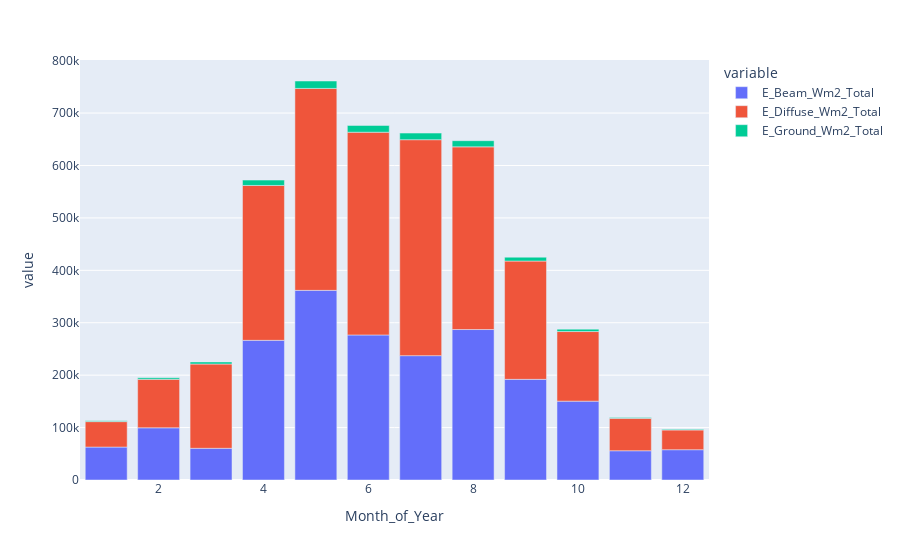

The notebook cell saved with this chart:
### Code cell
px.bar(pv_model.summary_grouped.monthly[["E_Beam_Wm2_Total", "E_Diffuse_Wm2_Total", "E_Ground_Wm2_Total"]])

### Figure 1 — Plotly figure (JSON) as saved in the notebook; plotly's stock layout.template omitted (floating-point values rounded to 4 significant figures)
{"data": [{"alignmentgroup": "True", "hovertemplate": "variable=E_Beam_Wm2_Total<br>Month_of_Year=%{x}<br>value=%{y}<extra></extra>", "legendgroup": "E_Beam_Wm2_Total", "marker": {"color": "#636efa", "pattern": {"shape": ""}}, "name": "E_Beam_Wm2_Total", "offsetgroup": "E_Beam_Wm2_Total", "orientation": "v", "showlegend": true, "textposition": "auto", "type": "bar", "x": [1, 2, 3, 4, 5, 6, 7, 8, 9, 10, 11, 12], "xaxis": "x", "y": [62820.0, 99590.0, 60470.0, 266400.0, 361800.0, 276700.0, 237200.0, 287100.0, 192000.0, 150400.0, 55810.0, 57800.0], "yaxis": "y"}, {"alignmentgroup": "True", "hovertemplate": "variable=E_Diffuse_Wm2_Total<br>Month_of_Year=%{x}<br>value=%{y}<extra></extra>", "legendgroup": "E_Diffuse_Wm2_Total", "marker": {"color": "#EF553B", "pattern": {"shape": ""}}, "name": "E_Diffuse_Wm2_Total", "offsetgroup": "E_Diffuse_Wm2_Total", "orientation": "v", "showlegend": true, "textposition": "auto", "type": "bar", "x": [1, 2, 3, 4, 5, 6, 7, 8, 9, 10, 11, 12], "xaxis": "x", "y": [48550.0, 92490.0, 160800.0, 295400.0, 385200.0, 386800.0, 412000.0, 348500.0, 225700.0, 132800.0, 61780.0, 37640.0], "yaxis": "y"}, {"alignmentgroup": "True", "hovertemplate": "variable=E_Ground_Wm2_Total<br>Month_of_Year=%{x}<br>value=%{y}<extra></extra>", "legendgroup": "E_Ground_Wm2_Total", "marker": {"color": "#00cc96", "pattern": {"shape": ""}}, "name": "E_Ground_Wm2_Total", "offsetgroup": "E_Ground_Wm2_Total", "orientation": "v", "showlegend": true, "textposition": "auto", "type": "bar", "x": [1, 2, 3, 4, 5, 6, 7, 8, 9, 10, 11, 12], "xaxis": "x", "y": [1550.0, 3000.0, 4011.0, 10270.0, 14180.0, 12910.0, 12580.0, 11780.0, 7375.0, 4603.0, 1823.0, 1240.0], "yaxis": "y"}], "layout": {"barmode": "relative", "legend": {"title": {"text": "variable"}, "tracegroupgap": 0}, "margin": {"t": 60}, "xaxis": {"anchor": "y", "domain": [0, 1], "title": {"text": "Month_of_Year"}}, "yaxis": {"anchor": "x", "domain": [0, 1], "title": {"text": "value"}}}}
